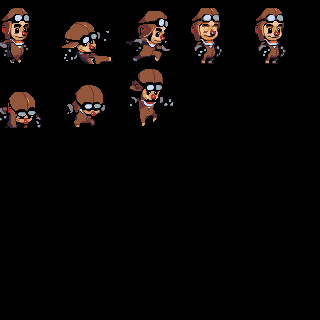

The image is a tile-based game level rendered from a .tmx file. Its description and complete source (layers, tilesets, objects, tile grids) follow:
An orthogonal 5x5 tile map with 64x64 px tiles, 1 tile layer (Capa de Patrones 1).

<map version="1.0" orientation="orthogonal" renderorder="right-down" width="5" height="5" tilewidth="64" tileheight="64" nextobjectid="1">
 <tileset firstgid="1" name="Spriteshhet traveler" tilewidth="64" tileheight="64" tilecount="256" columns="16">
  <image source="spritesheet_traveler2.png" width="1024" height="1024" />
  <tile id="0">
   <properties>
    <property name="walk" value="" />
   </properties>
   <animation>
    <frame tileid="0" duration="100" />
    <frame tileid="1" duration="100" />
    <frame tileid="2" duration="100" />
    <frame tileid="3" duration="100" />
    <frame tileid="4" duration="100" />
    <frame tileid="5" duration="100" />
    <frame tileid="6" duration="100" />
    <frame tileid="7" duration="100" />
    <frame tileid="49" duration="100" />
   </animation>
  </tile>
  <tile id="16">
   <properties>
    <property name="slide" value="" />
   </properties>
   <animation>
    <frame tileid="16" duration="100" />
    <frame tileid="17" duration="100" />
   </animation>
  </tile>
  <tile id="32">
   <properties>
    <property name="run" value="" />
   </properties>
   <animation>
    <frame tileid="32" duration="100" />
    <frame tileid="33" duration="100" />
    <frame tileid="34" duration="100" />
    <frame tileid="35" duration="100" />
    <frame tileid="36" duration="100" />
    <frame tileid="37" duration="100" />
   </animation>
  </tile>
  <tile id="48">
   <properties>
    <property name="idle" value="" />
   </properties>
   <animation>
    <frame tileid="48" duration="100" />
    <frame tileid="49" duration="100" />
    <frame tileid="50" duration="100" />
    <frame tileid="51" duration="100" />
    <frame tileid="52" duration="100" />
    <frame tileid="53" duration="100" />
    <frame tileid="54" duration="100" />
    <frame tileid="55" duration="100" />
   </animation>
  </tile>
  <tile id="64">
   <properties>
    <property name="crouch_down" value="" />
   </properties>
   <animation>
    <frame tileid="64" duration="75" />
    <frame tileid="65" duration="75" />
    <frame tileid="66" duration="75" />
    <frame tileid="67" duration="75" />
   </animation>
  </tile>
  <tile id="67">
   <properties>
    <property name="crouch_up" value="" />
   </properties>
   <animation>
    <frame tileid="67" duration="75" />
    <frame tileid="66" duration="75" />
    <frame tileid="65" duration="75" />
    <frame tileid="64" duration="75" />
   </animation>
  </tile>
  <tile id="70">
   <properties>
    <property name="jump" value="" />
   </properties>
   <animation>
    <frame tileid="70" duration="250" />
    <frame tileid="71" duration="250" />
    <frame tileid="72" duration="100" />
    <frame tileid="73" duration="100" />
    <frame tileid="74" duration="100" />
    <frame tileid="75" duration="100" />
    <frame tileid="76" duration="100" />
    <frame tileid="77" duration="100" />
    <frame tileid="78" duration="100" />
    <frame tileid="80" duration="100" />
    <frame tileid="81" duration="100" />
   </animation>
  </tile>
  <tile id="82">
   <properties>
    <property name="fall" value="" />
   </properties>
   <animation>
    <frame tileid="82" duration="100" />
    <frame tileid="83" duration="100" />
    <frame tileid="84" duration="100" />
    <frame tileid="85" duration="100" />
    <frame tileid="86" duration="100" />
    <frame tileid="87" duration="100" />
    <frame tileid="88" duration="100" />
    <frame tileid="89" duration="100" />
    <frame tileid="90" duration="100" />
   </animation>
  </tile>
 </tileset>
 <layer name="Capa de Patrones 1" width="5" height="5" offsetx="-2" offsety="0">
  <data encoding="csv">
1,17,33,49,65,
68,71,83,0,0,
0,0,0,0,0,
0,0,0,0,0,
0,0,0,0,0
</data>
 </layer>
</map>